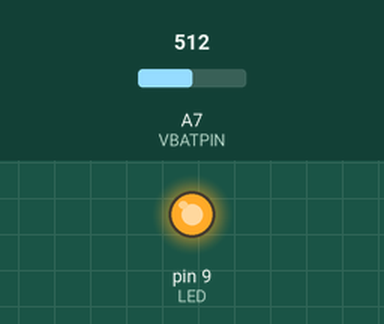
Simulated run of this sketch. Board: Arduino Nano, built with avr-gcc and run on an emulated ATmega328P. Parts: output pins drawn as LEDs (lit = HIGH). The inputs (shaded band) are chosen by the test bench; at power-on: A7 (VBATPIN) = 512. No radio packets arrive unless stated; what the sketch prints to the serial monitor is not drawn.

Above: at 0.4 s.
At 5.0 s:
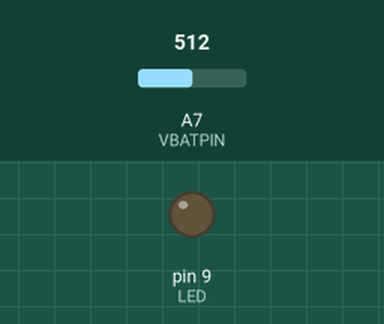
Timing chart, 0 to 11.9 s (numbered marks = the images above):
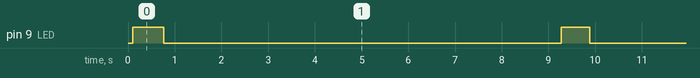

The sketch:

mo.ino
```cpp
// Feather9x_TX
// -*- mode: C++ -*-
// Example sketch showing how to create a simple messaging client (transmitter)
// with the RH_RF95 class. RH_RF95 class does not provide for addressing or
// reliability, so you should only use RH_RF95 if you do not need the higher
// level messaging abilities.
// It is designed to work with the other example Feather9x_RX

// Send voltage
// https://learn.adafruit.com/adafruit-feather-m0-adalogger/power-management

#include <SPI.h>
#include <RH_RF95.h>
#include "LowPower.h"

/*
 SLEEP_15MS,
 SLEEP_30MS,
  SLEEP_60MS,
  SLEEP_120MS,
  SLEEP_250MS,
  SLEEP_500MS,
  SLEEP_1S,
  SLEEP_2S,
  SLEEP_4S,
  SLEEP_8S,
  SLEEP_FOREVER
*/


// Change to 434.0 or other frequency, must match RX's freq!
//#define RF95_FREQ 915.0
#define RF95_FREQ 868.0

// Singleton instance of the radio driver
//RH_RF95 rf95(RFM95_CS, RFM95_INT);
RH_RF95 rf95;

// Blinky on receipt
#define LED 9

// Voltage PIN
#define VBATPIN A7

void setup()
{


  pinMode(LED, OUTPUT);
  //pinMode(RFM95_RST, OUTPUT);
  //digitalWrite(RFM95_RST, HIGH);

//  while (!Serial);
  Serial.begin(9600);
  delay(100);

  Serial.println(" LoRa TX Test!");

  while (!rf95.init()) {
    Serial.println("LoRa radio init failed");
    while (1);
  }
  Serial.println("LoRa radio init OK!");

  // Defaults after init are 434.0MHz, modulation GFSK_Rb250Fd250, +13dbM
  if (!rf95.setFrequency(RF95_FREQ)) {
    Serial.println("setFrequency failed");
    while (1);
  }
  Serial.print("Set Freq to: "); Serial.println(RF95_FREQ);

  // Defaults after init are 434.0MHz, 13dBm, Bw = 125 kHz, Cr = 4/5, Sf = 128chips/symbol, CRC on

  // The default transmitter power is 13dBm, using PA_BOOST.
  // If you are using RFM95/96/97/98 modules which uses the PA_BOOST transmitter pin, then
  // you can set transmitter powers from 5 to 23 dBm:
  rf95.setTxPower(23, false);
}

int16_t packetnum = 0;  // packet counter, we increment per xmission

void loop()
{
  digitalWrite(LED, HIGH);
  Serial.println("Sending to rf95_server");

  float measuredvbat = analogRead(VBATPIN);
  measuredvbat *= 2;    // we divided by 2, so multiply back
  measuredvbat *= 3.3;  // Multiply by 3.3V, our reference voltage
  measuredvbat /= 1024; // convert to voltage
  Serial.print("VBat: " ); Serial.println(measuredvbat);

  measuredvbat *= 1000; // convert to voltage in thousandths

//  char charVal[10];
//  itoa((int)measuredvbat, charVal, 10);
//  Serial.print("VBat: " ); Serial.println(charVal);

  char radiopacket[20] = "vbat:              ";
  itoa((int)measuredvbat, radiopacket+6, 10);
  radiopacket[19] = 0;
  Serial.print("Sending "); Serial.println(radiopacket);


  Serial.println("Sending..."); delay(10);
  rf95.send((uint8_t *)radiopacket, 20);

  Serial.println("Waiting for packet to complete..."); delay(10);
  rf95.waitPacketSent();
  delay(500);
  digitalWrite(LED, LOW);
  delay(500);

  LowPower.powerDown(SLEEP_8S, ADC_OFF, BOD_OFF);

}
```

Measured:
- by itself, pin 9 (LED): alternates HIGH for 0.61 s and LOW for 8.5 s
